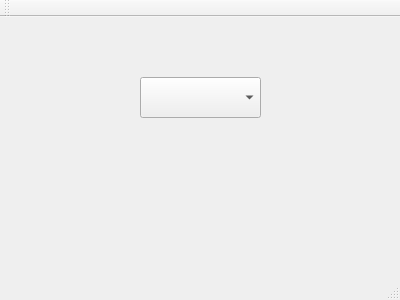
<?xml version="1.0" encoding="UTF-8"?>
<ui version="4.0">
 <class>MainWindow</class>
 <widget class="QMainWindow" name="MainWindow">
  <property name="geometry">
   <rect>
    <x>0</x>
    <y>0</y>
    <width>400</width>
    <height>300</height>
   </rect>
  </property>
  <property name="windowTitle">
   <string>MainWindow</string>
  </property>
  <widget class="QWidget" name="centralWidget">
   <widget class="QComboBox" name="comboBox">
    <property name="geometry">
     <rect>
      <x>140</x>
      <y>60</y>
      <width>121</width>
      <height>41</height>
     </rect>
    </property>
   </widget>
  </widget>
  <widget class="QMenuBar" name="menuBar">
   <property name="geometry">
    <rect>
     <x>0</x>
     <y>0</y>
     <width>400</width>
     <height>21</height>
    </rect>
   </property>
  </widget>
  <widget class="QToolBar" name="mainToolBar">
   <attribute name="toolBarArea">
    <enum>TopToolBarArea</enum>
   </attribute>
   <attribute name="toolBarBreak">
    <bool>false</bool>
   </attribute>
  </widget>
  <widget class="QStatusBar" name="statusBar"/>
 </widget>
 <layoutdefault spacing="6" margin="11"/>
 <resources/>
 <connections/>
</ui>
